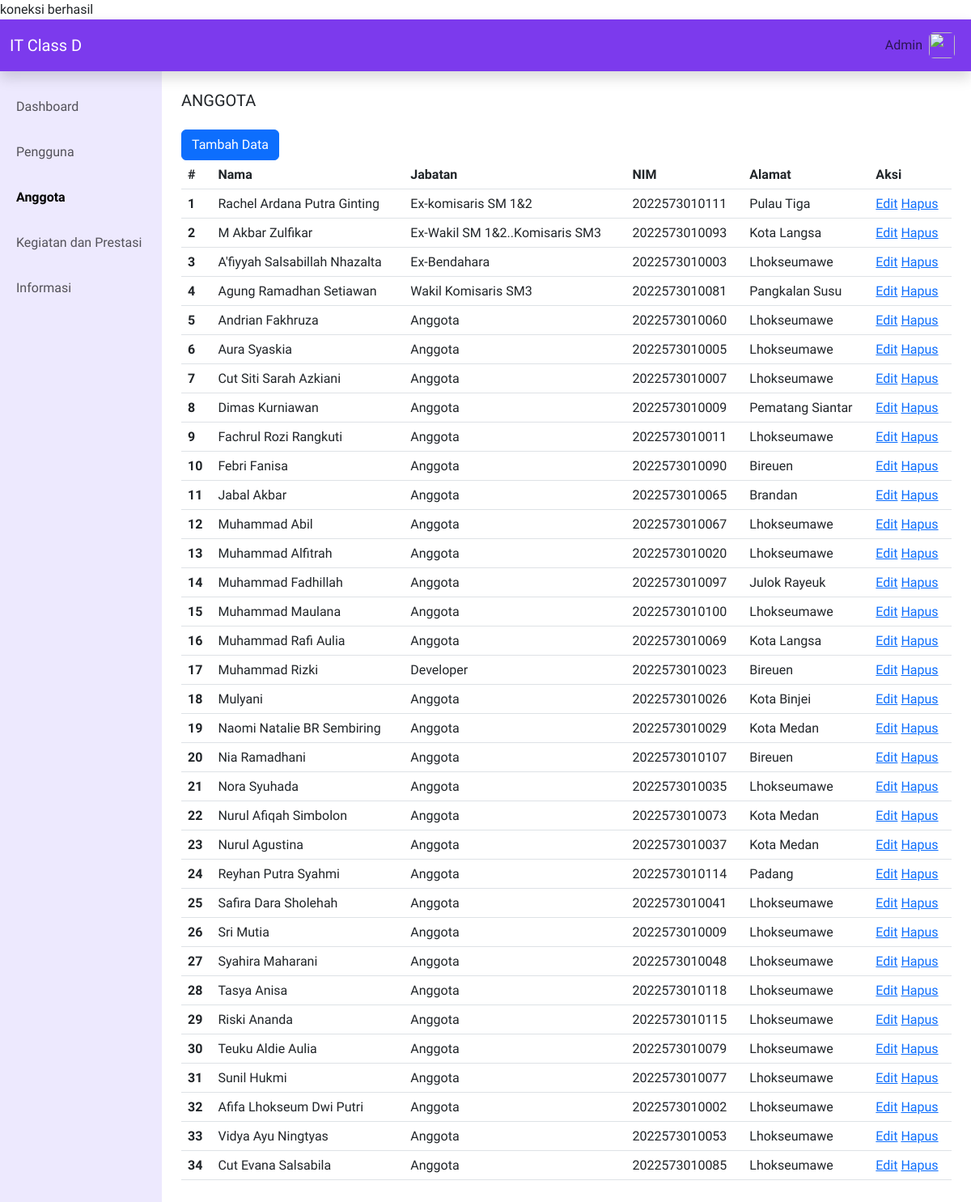
The page /admin/anggota.php on the database as committed earlier.
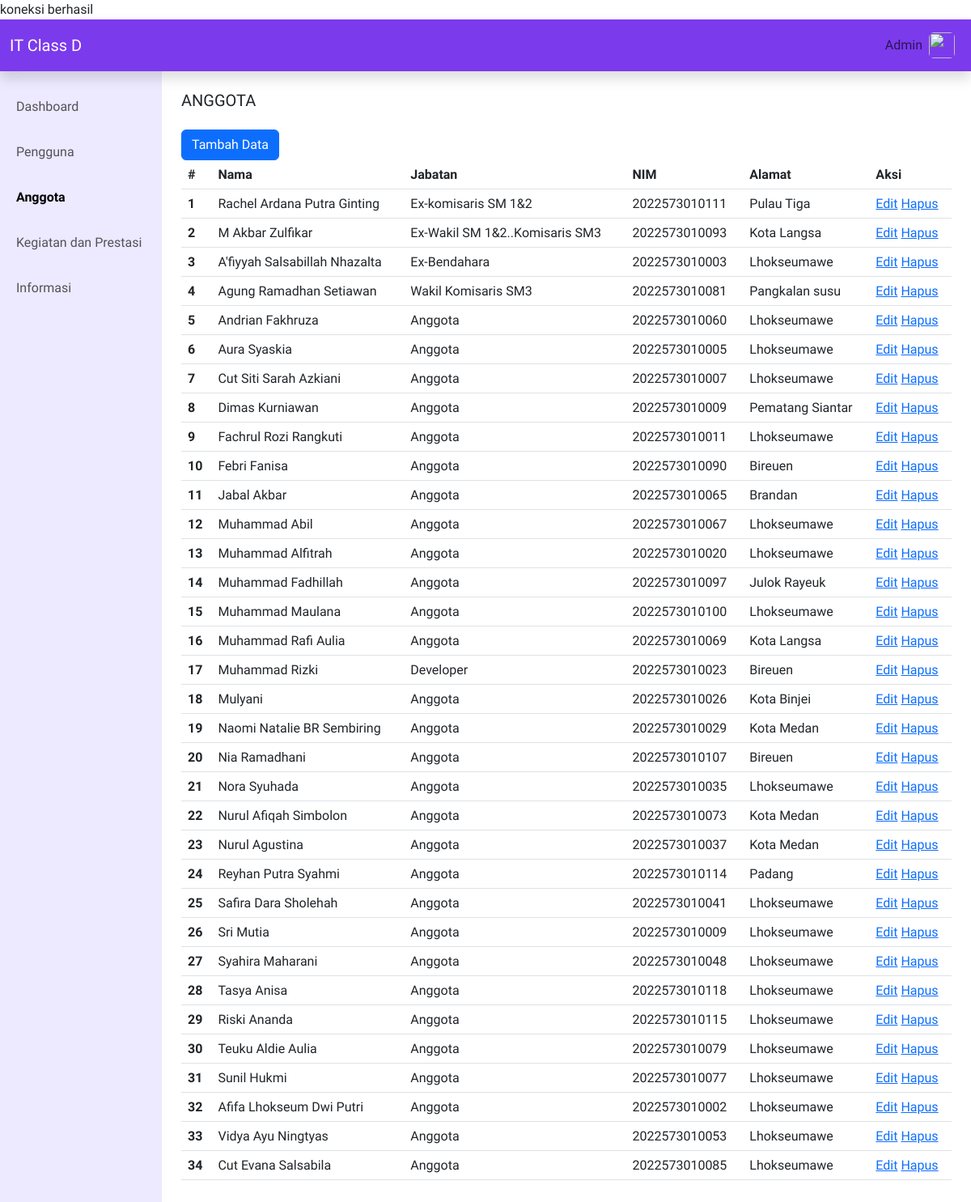
The same page on the database as committed later.
### tables this page shows
CREATE TABLE `anggota` (
  `id_anggota` int(11) NOT NULL,
  `nama` varchar(50) NOT NULL,
  `nim` bigint(13) NOT NULL,
  `foto` varchar(100) NOT NULL,
  `alamat` varchar(200) NOT NULL,
  `jabatan` varchar(50) NOT NULL
);

### admin/anggota.php (the view, shortened to what the changed rows need)
<?php
include "../auth/koneksi.php";
?>
<!doctype html>
<html lang="en">
<head>
    <link href="https://cdn.jsdelivr.net/npm/bootstrap@5.3.0/dist/css/bootstrap.min.css" rel="stylesheet"
>
    <link rel="stylesheet" href="https://cdn.jsdelivr.net/npm/bootstrap-icons@1.10.3/font/bootstrap-icons.css">
    <link href="https://unpkg.com/aos@2.3.1/dist/aos.css" rel="stylesheet">
    <link rel="stylesheet" href="../assets/css/admin.css">
</head>
<body>
    <div class="container-fluid">
        <div class="row">
            <div class="col-lg-10 p-4">
                <div class="row mt-4">
                    <div class="col-md-12 mb-2">
                        <table class="table">
                            <thead>
                                <tr>
                                    <th scope="col">#</th>
                                    <th scope="col">Nama</th>
                                    <th scope="col">Jabatan</th>
                                    <th scope="col">NIM</th>
                                    <th scope="col">Alamat</th>
                                    <th scope="col">Aksi</th>
                                </tr>
                            </thead>
                            <tbody>
                                <?php
                                $result = $conn->query("SELECT * FROM anggota");
                                if ($result->num_rows > 0) {
                                    while ($row = $result->fetch_assoc()) {
                                        echo "<tr>";
                                        echo "<th scope='row'>" . $row["id_anggota"] . "</th>";
                                        echo "<td>" . $row["nama"] . "</td>";
                                        echo "<td>" . $row["jabatan"] . "</td>";
                                        echo "<td>" . $row["nim"] . "</td>";
                                        echo "<td>" . $row["alamat"] . "</td>";
                                        echo "<td>
                                                <a href='proses_edit.php?id_anggota={$row['id_anggota']}'>Edit</a>
                                                <a href='proses_hapus.php?id_anggota={$row['id_anggota']}'>Hapus</a>
                                            </td>";
                                        echo "</tr>";
                                    }
                                } else {
                                    echo "<tr><td colspan='6'>Tidak ada data</td></tr>";
                                }
                                ?>
                            </tbody>
                        </table>
                    </div>
                </div>
            </div>
        </div>
    </div>
</body>
</html>

Rows that differ between the two databases and show on the page:
changed anggota "Agung Ramadhan Setiawan": alamat "Pangkalan Susu" → "Pangkalan susu"
